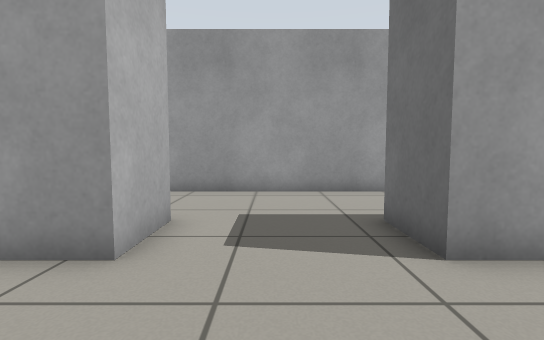
View 1 (above)

19 first-person views from a walk through a Gazebo world. The camera is 0.67 m above the floor, tilts 4° down and sees 85° across. The floor is counted in squares, 0.5 m on a side. Each view is taken from the middle of a square. On the plan, view 1 faces up. The plan holds only what a view shows up to about 14 squares ahead; the rest is blank.

View 2
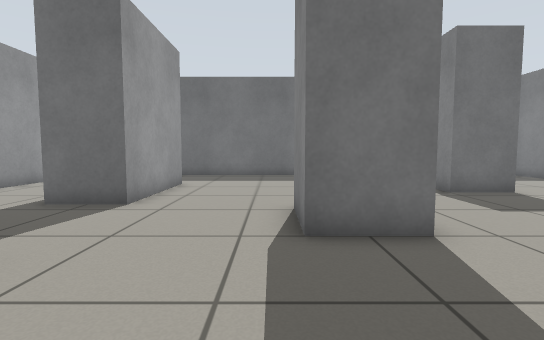

View 3
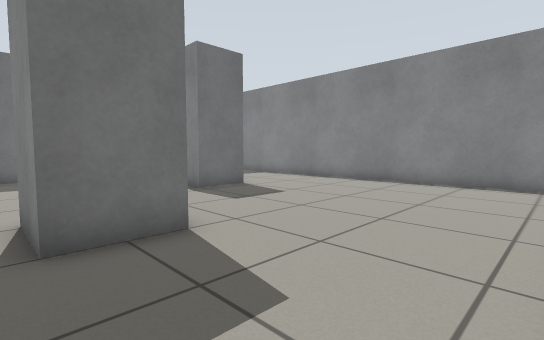

View 4
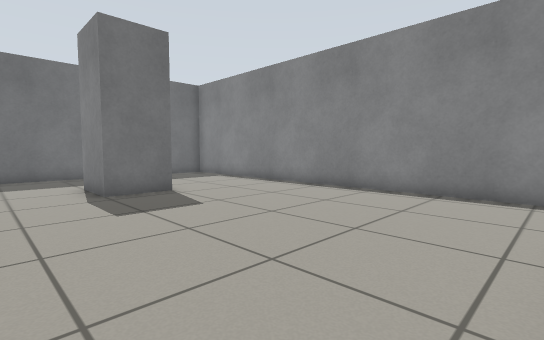

View 5
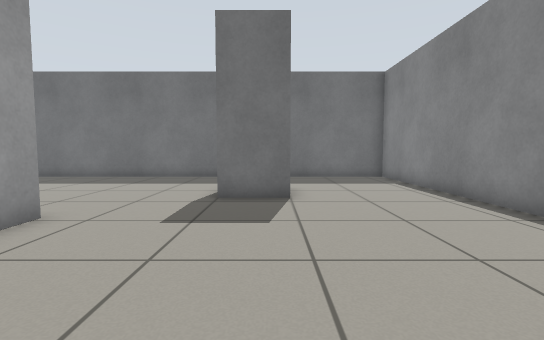

View 6
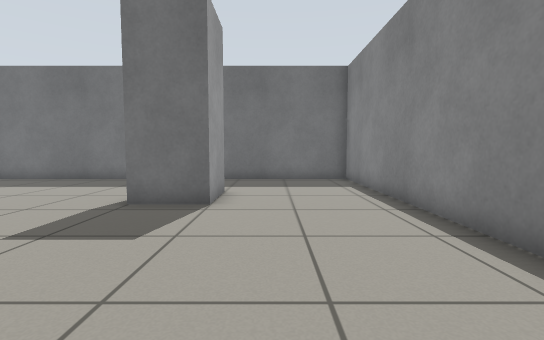

View 7
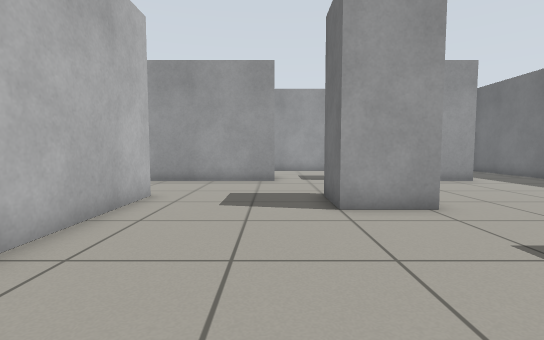

View 8
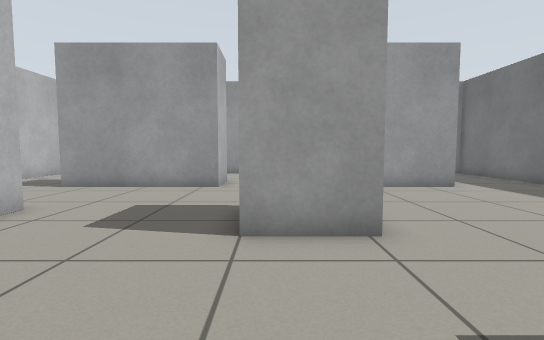

View 9
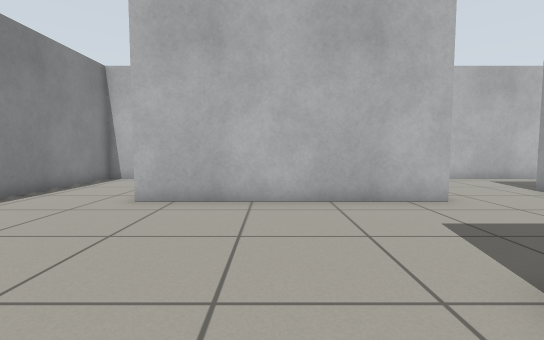

View 10
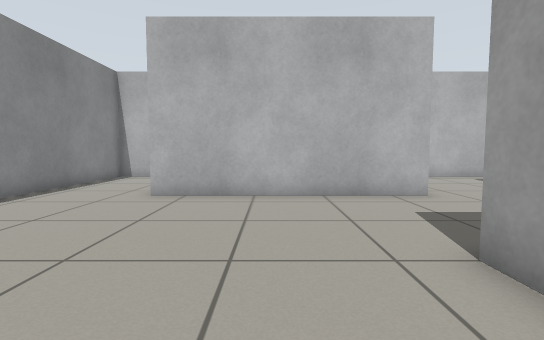

View 11
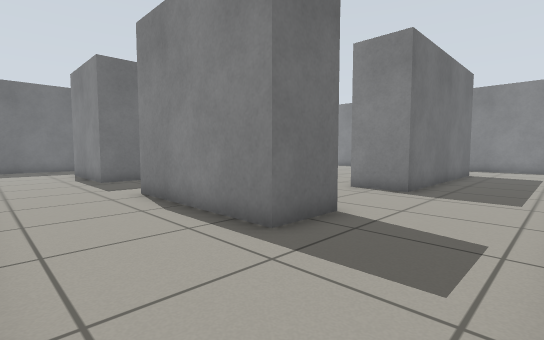

View 12
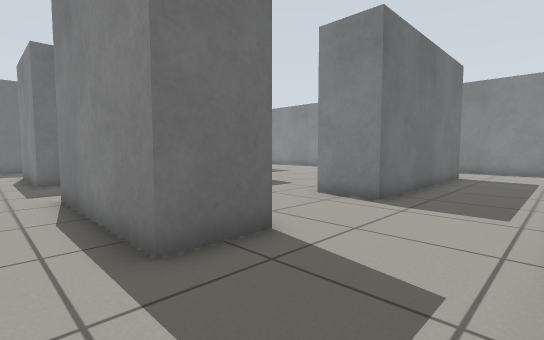

View 13
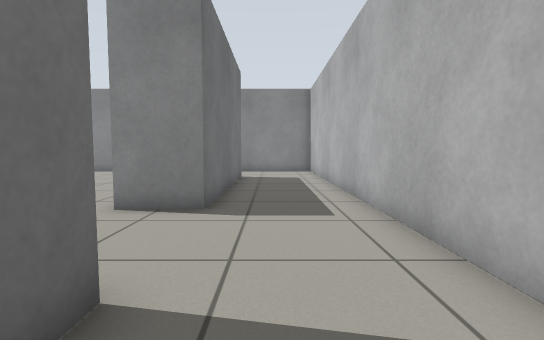

View 14
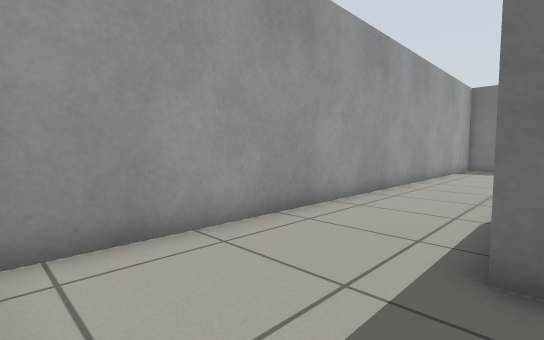

View 15
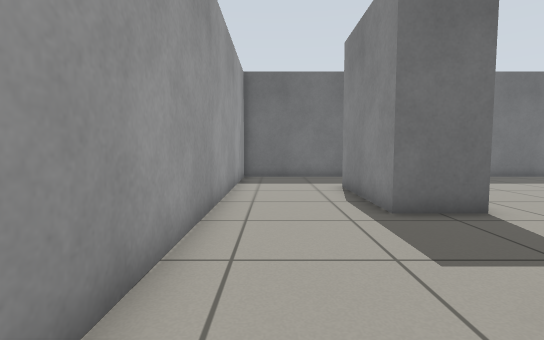

View 16
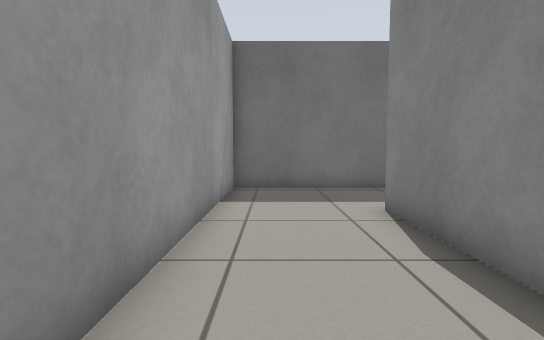

View 17
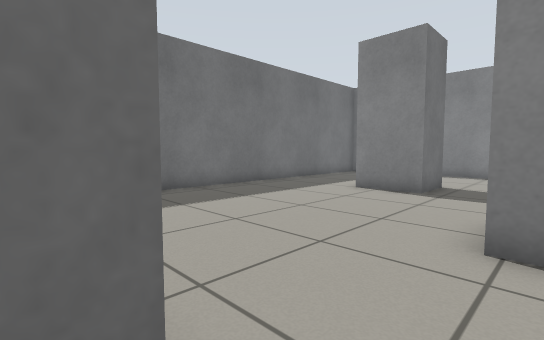

View 18
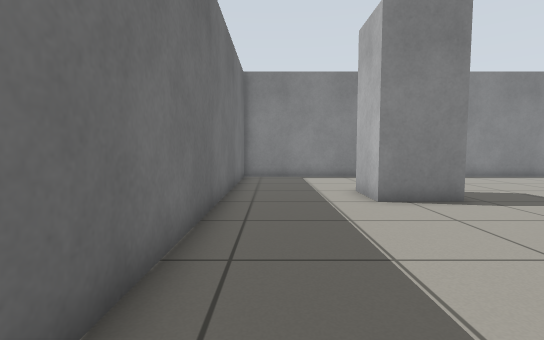

View 19
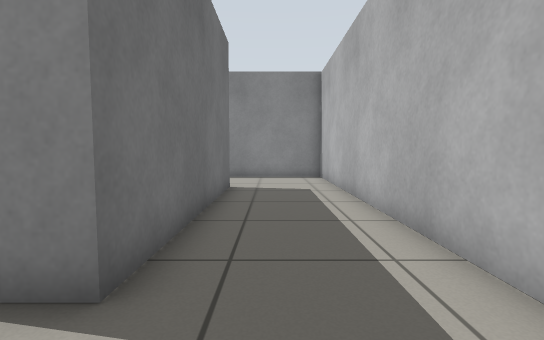

### Floor plan
Points are (right, up) in squares from view 1. A wall is a line through its corners. A room is listed if a view was taken in it or the views show most of it. See-through windows are left out.
Room 1 (views 1, 2, 3, 4, 5, 6, 7, 8, 9, 10, 18)
walls: (1.8, -2.5) (-0.5, -2.5) (-0.5, -0.5) (1.7, -0.5); (4.1, -5.5) (6.3, -5.5) (6.3, -7.5) (4.1, -7.5) (4.1, -5.5); (-5.5, -0.5) (-5.5, -8.5); (-1.9, 3.5) (-5.6, 3.5); (6.6, 3.5) (2.1, 3.5); (-5.4, -12.4) (10.3, -12.4) (10.3, 3.6)
ways out: opening at (0, 4.5) to room 2; opening at (8.5, 4.5) to room 2; opening at (-6.5, -10.5) to room 3; opening at (-6.5, 1.5) to room 3
Room 2 (views 11, 12, 13, 14, 15, 16, 17)
walls: (2.1, 3.5) (2.1, 5.5) (6.5, 5.5); (-7.5, 3.5) (-7.5, 5.5) (-1.9, 5.5) (-1.9, 3.5); (10.3, 3.6) (10.3, 9.3) (-10.9, 9.3); (-11.4, 7.3) (-11.4, 3.6)
ways out: opening at (0, 4.5) to room 1; opening at (8.5, 4.5) to room 1; opening at (-9.5, 4.5) to room 3
Room 3 (view 19)
walls: (-7.5, -8.6) (-7.5, -0.5) (-5.5, -0.5); (-11.4, 3.6) (-11.4, -12.4) (-5.4, -12.4); (-5.6, 3.5) (-7.5, 3.5)
ways out: opening at (-6.5, -10.5) to room 1; opening at (-6.5, 1.5) to room 1; opening at (-9.5, 4.5) to room 2

Positions as (right, up) in squares from view 1, and headings:
1: (0, 0), facing up
2: (-5, 0), facing right
3: (-5, 0), facing down-right
4: (-5, -3), facing down-right
5: (-4, -7), facing right
6: (-3, -9), facing right
7: (-2, -9), facing up
8: (0, -7), facing up
9: (2, -5), facing left
10: (3, -5), facing left
11: (-11, 9), facing down-right
12: (-11, 7), facing down-right
13: (-9, 6), facing down
14: (-11, 5), facing up-right
15: (-4, 8), facing right
16: (0, 8), facing right
17: (1, 4), facing down-right
18: (9, 2), facing down
19: (-9, 2), facing down
